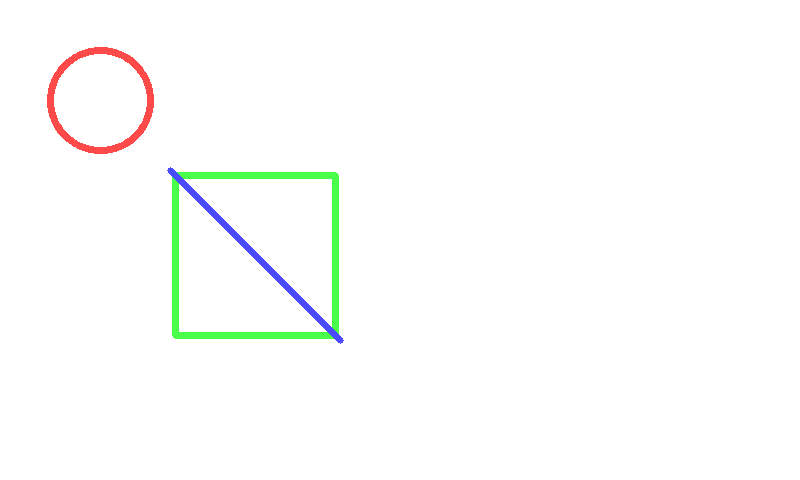
#> input picture out.png, 800 x 480 px
$ python 'code snippets.py'
#> lines starting #> are read from the running program, lines starting #| are printed output that depends on the picture
from PIL import Image,ImageOps,ImageDraw,ImagePath

img = Image.open('out.png')
#> img is the input picture: PIL image 800x480 RGBA; mean R, G, B, A 1.5, 2.9, 1, 3.8

img.show()

xy = [(10,20),(50,20),(50,50),(10,50)]

img1 = ImageDraw.Draw(img)

img1.polygon(xy,fill=(0,0,0,0),outline='red')

img.show()


# image overlay
img = Image.open('out.png')
pad = Image.new('RGBA',(
        ((img.size[0] + 31) // 32) * 32,
        ((img.size[1] + 15) // 16) * 16,
        ))
#> pad: PIL image 800x480 RGBA; every value is 0

pad.paste(img, (0, 0),img)
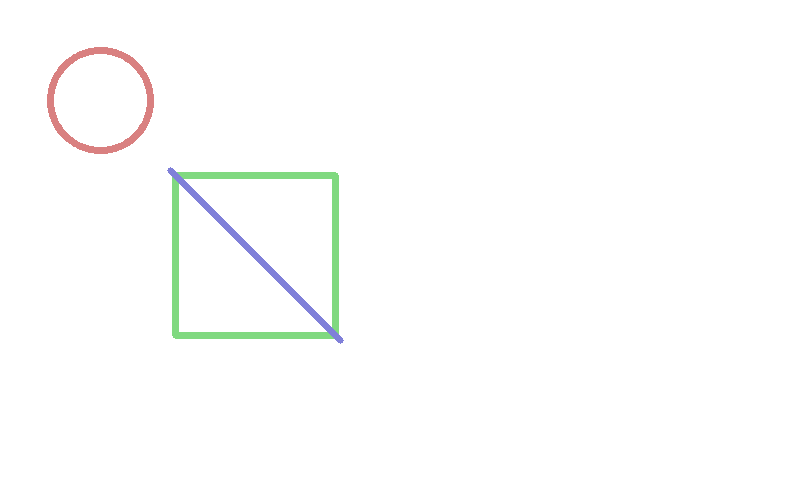
#> pad: PIL image 800x480 RGBA; mean R, G, B, A 1, 2, 0.7, 2.7; transparent parts drawn white
#> (the run stopped early here; a loop or call above may not have finished)
